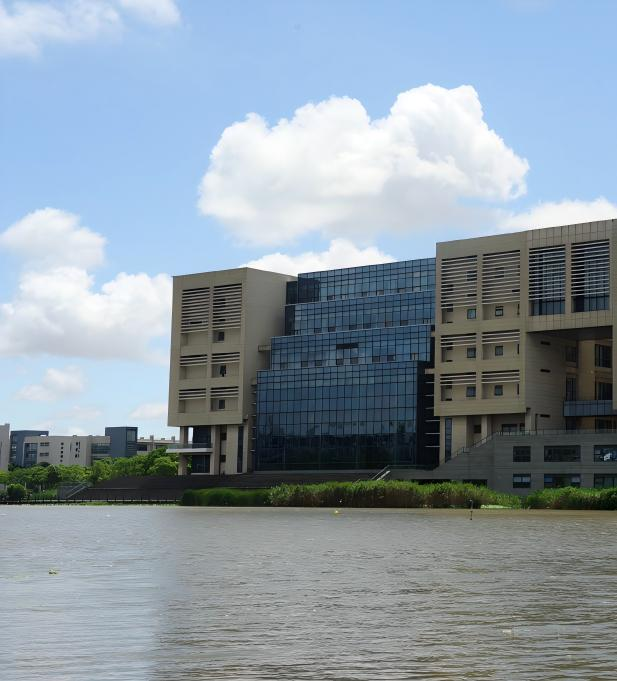
#> input picture 3rd.exp/img/a.jpg, 617 x 681 px
$ jupyter execute code.ipynb
#> lines starting #> are read from the running program, lines starting #| are printed output that depends on the picture
[cell 1]
import cv2
import numpy as np
import matplotlib.pyplot as plt
import os

## 1. 创建结果文件夹和读取图像

[cell 2]
# 创建result文件夹
result_dir = "result"
if not os.path.exists(result_dir):
    os.makedirs(result_dir)

# 读取图像
img_a = cv2.imread("img/a.jpg")
#> img_a is the input picture: shape (681, 617, 3); mean B, G, R 164.1, 153.1, 139.2
img_b = cv2.imread("img/b.jpg")
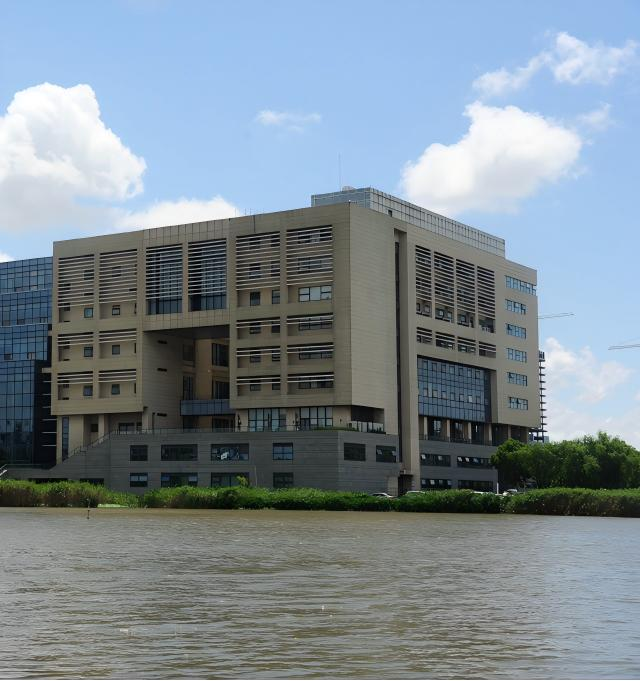
#> input picture 3rd.exp/img/b.jpg, 640 x 681 px
#> img_b is the input picture: shape (681, 640, 3); mean B, G, R 148.5, 139.5, 126.4

print(f"图像A尺寸: {img_a.shape}")
#| 图像A尺寸: (681, 617, 3)
print(f"图像B尺寸: {img_b.shape}")
#| 图像B尺寸: (681, 640, 3)

## 2. 图像预处理和特征提取

[cell 3]
# 将图像转换为灰度图
gray_a = cv2.cvtColor(img_a, cv2.COLOR_BGR2GRAY)
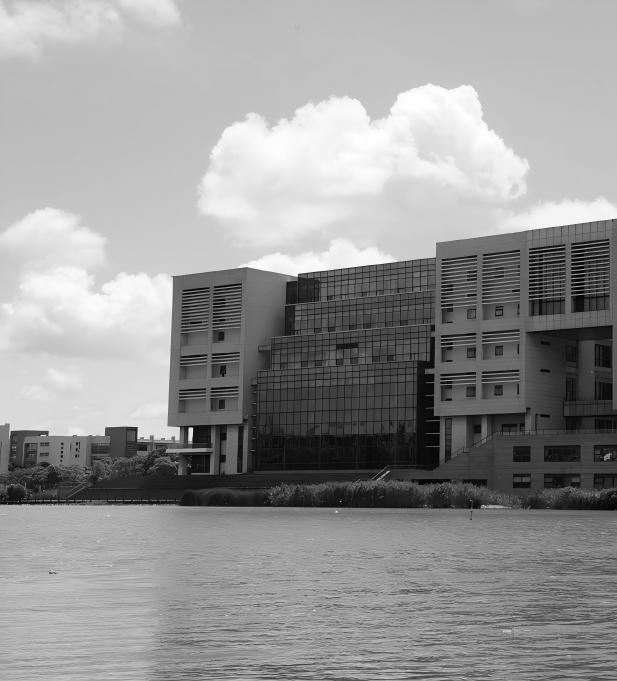
#> gray_a: shape (681, 617); min 0, max 255, mean 150.2
gray_b = cv2.cvtColor(img_b, cv2.COLOR_BGR2GRAY)
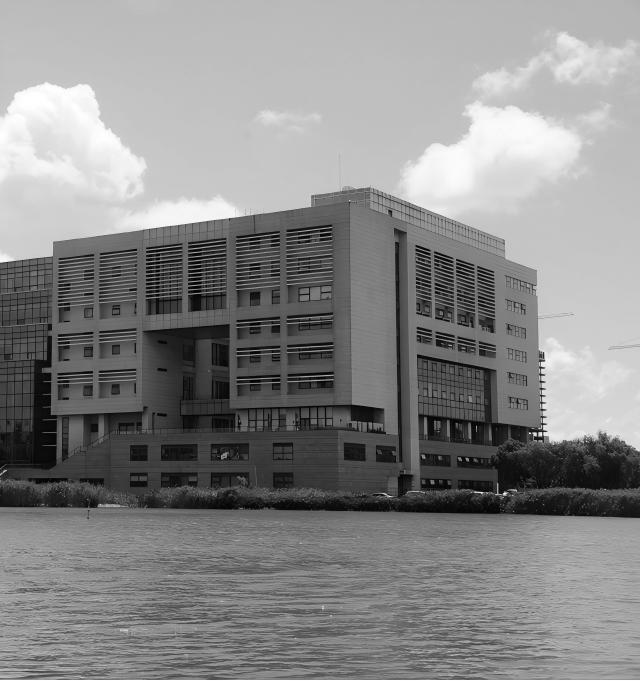
#> gray_b: shape (681, 640); min 0, max 255, mean 136.6

# 初始化SIFT检测器并提取特征
sift = cv2.SIFT_create()
kp_a, des_a = sift.detectAndCompute(gray_a, None)  # 图像A的关键点和描述符
#> kp_a = 1063 keypoints; strongest (x, y, size): (191, 430, 3.5), (135, 429, 3.8), (311, 401, 181.8), (46, 433, 3)
kp_b, des_b = sift.detectAndCompute(gray_b, None)  # 图像B的关键点和描述符
#> kp_b = 1649 keypoints; strongest (x, y, size): (535, 434, 2.5), (505, 494, 2.4), (540, 434, 2.5), (467, 459, 2.2)

print(f"图像A检测到 {len(kp_a)} 个关键点")
#| 图像A检测到 1063 个关键点
print(f"图像B检测到 {len(kp_b)} 个关键点")
#| 图像B检测到 1649 个关键点

## 3. 特征匹配

[cell 4]
# 使用FLANN匹配器进行特征匹配
FLANN_INDEX_KDTREE = 1
index_params = dict(algorithm=FLANN_INDEX_KDTREE, trees=5)
search_params = dict(checks=50)  # 检查次数越多，匹配越准确但速度越慢
flann = cv2.FlannBasedMatcher(index_params, search_params)
matches = flann.knnMatch(des_a, des_b, k=2)  # k=2表示每个特征点返回2个最佳匹配
#> matches = 1063 matches

# 应用Lowe's比率测试筛选优质匹配点
good_matches = []
for m, n in matches:
    if m.distance < 0.7 * n.distance:  # 比率阈值通常取0.7-0.8
        good_matches.append(m)
#> after the loop, good_matches = 295 matches

print(f"原始匹配点数: {len(matches)}")
#| 原始匹配点数: 1063
print(f"筛选后优质匹配点数: {len(good_matches)}")
#| 筛选后优质匹配点数: 295

## 4. 绘制匹配的关键点

[cell 5]
# 绘制匹配的SIFT关键点
matched_keypoints_img = cv2.drawMatches(
    img_a, kp_a, img_b, kp_b, good_matches,
    None, flags=cv2.DrawMatchesFlags_NOT_DRAW_SINGLE_POINTS
)
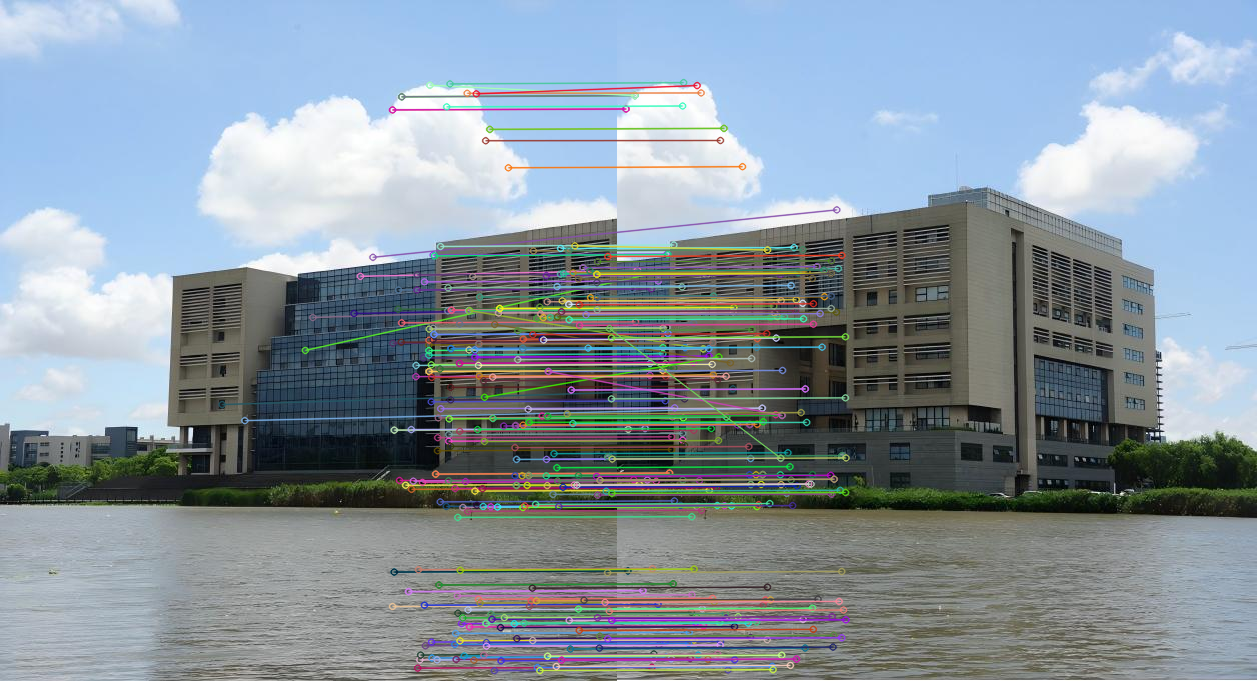
#> matched_keypoints_img: shape (681, 1257, 3); mean B, G, R 159, 149.1, 136.1

# 显示匹配结果
plt.figure(figsize=(15, 8))
plt.imshow(cv2.cvtColor(matched_keypoints_img, cv2.COLOR_BGR2RGB))
plt.title(f"Matched Keypoints ({len(good_matches)} good matches)")
plt.axis('off')
plt.tight_layout()
plt.show()

## 5. 计算单应性矩阵和图像变换

[cell 6]
# 提取匹配点的坐标
src_pts = np.float32([kp_b[m.trainIdx].pt for m in good_matches]).reshape(-1, 1, 2)  # 图像B的关键点
#> src_pts = 295 rows, first 8: [115.5, 388.4], [144.8, 407.7], [33.84, 273.4], [22.33, 306.7], [14.35, 307.9], [19.95, 269.8], [219.3, 209.4], [8.59, 108.5]
dst_pts = np.float32([kp_a[m.queryIdx].pt for m in good_matches]).reshape(-1, 1, 2)  # 图像A的关键点
#> dst_pts = 295 rows, first 8: [221.6, 404], [244.3, 420.2], [304.8, 349.8], [312.3, 317], [353.5, 313], [359.9, 275.8], [372.4, 256.8], [392.1, 109.4]

# 使用RANSAC算法估计单应矩阵（透视变换矩阵）
H, mask = cv2.findHomography(src_pts, dst_pts, cv2.RANSAC, 5.0)
#> H = [[0.999, 0.000445, 383.1], [-0.00129, 1, 1.01], [-2.48e-06, 1.15e-06, 1]]; mask = 295 values, max 1 at index 7, min 0 at index 0, mean 0.936

print("计算得到的单应性矩阵H:")
print(H)
#| [[ 9.98542125e-01  4.44533553e-04  3.83093450e+02]
#|  [-1.29117967e-03  1.00062228e+00  1.01258227e+00]
#|  [-2.48266560e-06  1.15339949e-06  1.00000000e+00]]

## 6. 图像拼接

[cell 7]
# 获取输入图像尺寸
h_a, w_a = img_a.shape[:2]
#> h_a = 681; w_a = 617
h_b, w_b = img_b.shape[:2]
#> h_b = 681; w_b = 640

# 计算图像B变换后的四个角坐标
pts = np.float32([[0, 0], [0, h_b], [w_b, h_b], [w_b, 0]]).reshape(-1, 1, 2)
#> pts = [[0, 0], [0, 681], [640, 681], [640, 0]]
dst_corners = cv2.perspectiveTransform(pts, H)
#> dst_corners = [[383.1, 1.01], [383.1, 681.9], [1023.3, 682.2], [1023.8, 0.187]]

# 确定拼接后图像的最终尺寸（包含所有像素）
all_corners = np.concatenate([dst_corners, np.float32([[0,0], [w_a,0], [w_a,h_a], [0,h_a]]).reshape(-1,1,2)], axis=0)
#> all_corners = [[383.1, 1.01], [383.1, 681.9], [1023.3, 682.2], [1023.8, 0.187], [0, 0], [617, 0], [617, 681], [0, 681]]
[x_min, y_min] = np.int32(all_corners.min(axis=0).ravel() + 0.5)
#> x_min = 0; y_min = 0
[x_max, y_max] = np.int32(all_corners.max(axis=0).ravel() + 0.5)
#> x_max = 1024; y_max = 682

print(f"拼接图像尺寸: {x_max - x_min} x {y_max - y_min}")
#| 拼接图像尺寸: 1024 x 682
print(f"平移偏移量: x_min={x_min}, y_min={y_min}")
#| 平移偏移量: x_min=0, y_min=0

[cell 8]
# 创建平移矩阵，确保所有像素都在可视区域内
translation_matrix = np.array([[1, 0, -x_min], [0, 1, -y_min], [0, 0, 1]], dtype=np.float32)
#> translation_matrix = [[1, 0, 0], [0, 1, 0], [0, 0, 1]]

# 对图像B进行透视变换和平移
fus_img = cv2.warpPerspective(
    img_b,
    translation_matrix @ H,  # 组合平移矩阵和单应矩阵
    (x_max - x_min, y_max - y_min)  # 输出图像尺寸
)

# 将图像A复制到拼接结果的对应位置
fus_img[-y_min : h_a - y_min, -x_min : w_a - x_min] = img_a
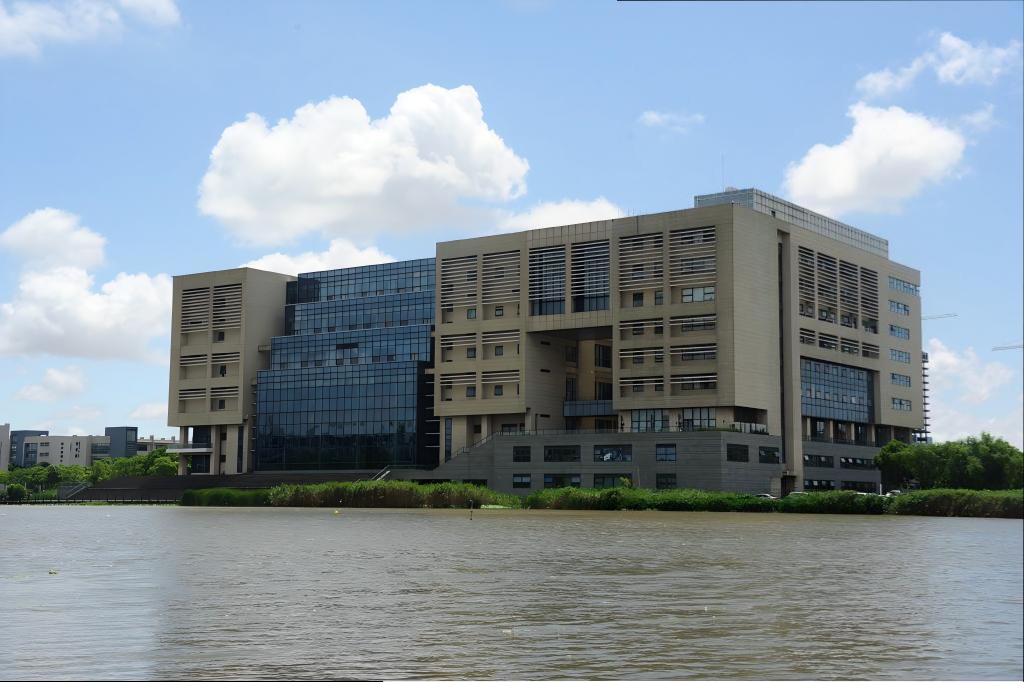
#> fus_img: shape (682, 1024, 3); mean B, G, R 159.6, 148.9, 135

print("图像拼接完成！")

## 7. 显示和保存结果

[cell 9]
# 显示输入图像
plt.figure(figsize=(12, 6))
plt.subplot(1, 2, 1)
plt.imshow(cv2.cvtColor(img_a, cv2.COLOR_BGR2RGB))
plt.title("Image A")
plt.axis('off')

plt.subplot(1, 2, 2)
plt.imshow(cv2.cvtColor(img_b, cv2.COLOR_BGR2RGB))
plt.title("Image B")
plt.axis('off')

plt.tight_layout()
plt.savefig(f'{result_dir}/input_images.jpg', dpi=300, bbox_inches='tight')
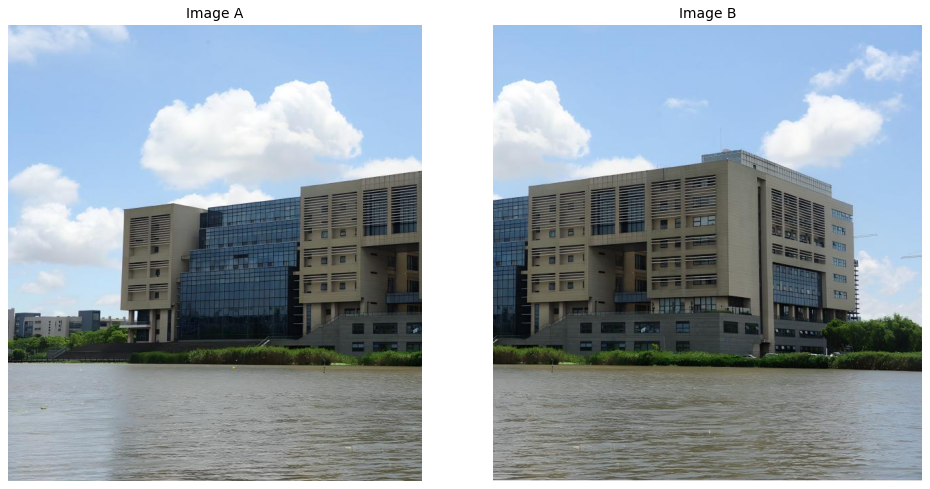
#> figure drawn by matplotlib, 2 panels
plt.show()

[cell 10]
# 显示和保存匹配关键点图
plt.figure(figsize=(15, 8))
plt.imshow(cv2.cvtColor(matched_keypoints_img, cv2.COLOR_BGR2RGB))
plt.title("Matched Keypoints")
plt.axis('off')
plt.tight_layout()
plt.savefig(f'{result_dir}/matched_keypoints.jpg', dpi=300, bbox_inches='tight')
plt.show()

[cell 11]
# 显示和保存融合结果图
plt.figure(figsize=(12, 8))
plt.imshow(cv2.cvtColor(fus_img, cv2.COLOR_BGR2RGB))
plt.title("Fused Image - Panorama")
plt.axis('off')
plt.tight_layout()
plt.savefig(f'{result_dir}/fused_image.jpg', dpi=300, bbox_inches='tight')
plt.show()

[cell 12]
# 使用OpenCV保存原始图像（不包含标题和坐标轴）
cv2.imwrite(f'{result_dir}/input_images_cv.jpg', np.hstack((img_a, img_b)))
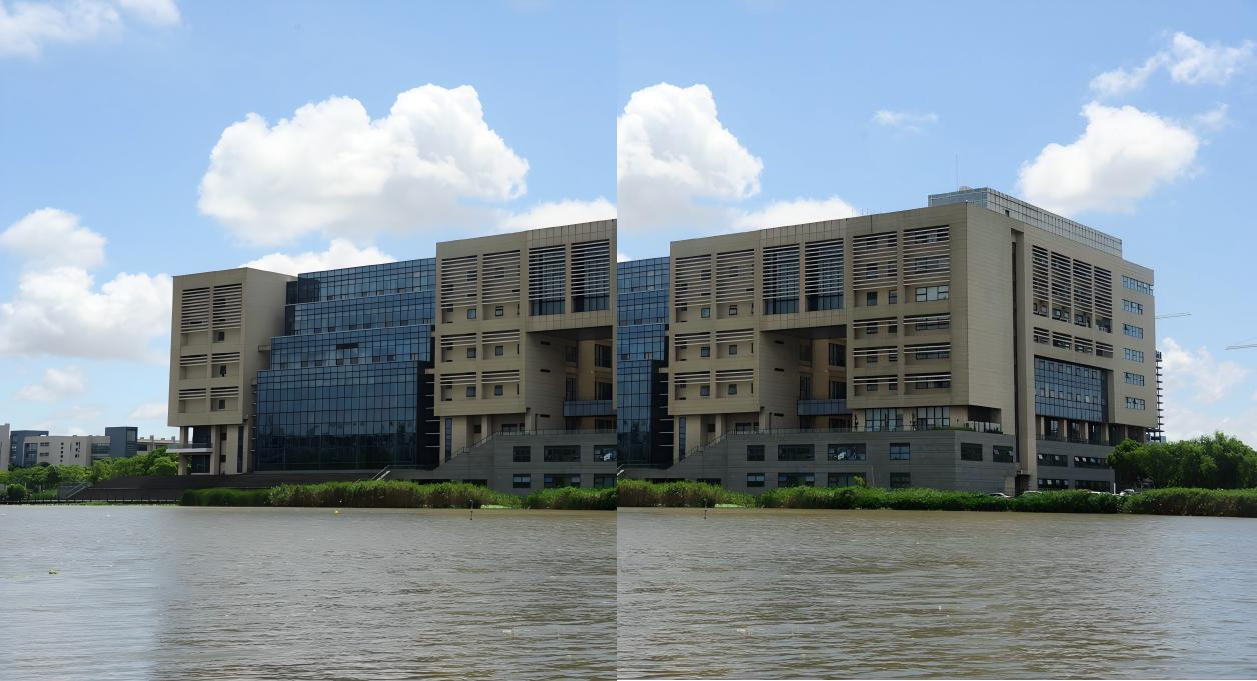
#> saved as input_images_cv.jpg: shape (681, 1257, 3); mean B, G, R 156.2, 146.2, 132.7
cv2.imwrite(f'{result_dir}/matched_keypoints_cv.jpg', matched_keypoints_img)
cv2.imwrite(f'{result_dir}/fused_image_cv.jpg', fus_img)

print("所有图像已保存到result文件夹中！")
print("保存的文件包括：")
print("- input_images.jpg (带标题的前两张图片)")
print("- matched_keypoints.jpg (匹配关键点图)")
print("- fused_image.jpg (融合结果图)")
print("- input_images_cv.jpg (OpenCV保存的前两张图片拼接)")
print("- matched_keypoints_cv.jpg (OpenCV保存的匹配关键点)")
print("- fused_image_cv.jpg (OpenCV保存的融合结果)")
